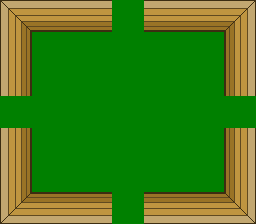

Below is a game level as drawn by its tile map, then a one-line description and the .tmx that defines it (tile-layer data replaced by summaries):
An orthogonal 16x14 tile map with 16x16 px tiles, 1 tile layer (Tile Layer 1).

<map version="1.5" tiledversion="1.7.2" orientation="orthogonal" renderorder="right-down" width="16" height="14" tilewidth="16" tileheight="16" infinite="0" nextlayerid="2" nextobjectid="1">
 <tileset firstgid="1" source="../metatiles/dungeon.tsx" />
 <layer id="1" name="Tile Layer 1" width="16" height="14">
  <data>[224 cells, 224 non-empty, 25 distinct tile ids]</data>
 </layer>
</map>
